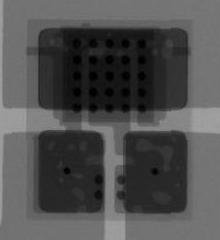
#> input picture data/raw/XRay/XRay/FC-GB1/XRay_FC-GB1_SAC105_Panel1_LED02_0000TSC.jpg, 220 x 240 px; its folder holds only this picture in this run
$ jupyter execute --allow-errors jp_void_spatial_features.ipynb   (older library calls are emulated)
#> lines starting #> are read from the running program, lines starting #| are printed output that depends on the picture; after the words box and inside, x2 and y2 are one past the last pixel; in counts of white or black regions, pixels touching at a corner belong together
# Spatial Void Feature Extraction — X-ray Pipeline

Extracts location-aware void features from the hellastudy X-ray images for the ChipVoid-Thermal classification project.

**Pipeline (follows Part I of the hellastudy, §IV.A, Fig. 5 — "average image subtracted from the DUT, then thresholding"):**
1. Group X-ray images by LED type.
2. Per LED type → **register** all images (shift, rotation, scale) and build a void-less *reference image* (median of the registered images).
3. Auto-detect pad regions from the reference (pads are the darkest connected components). The largest-area component is the thermal pad for 3-pad LEDs; 2-pad LEDs have no thermal pad.
4. For each DUT, fit the reference to the DUT **locally** (brightness, contrast, sub-pixel shift, blur) and subtract → residual where voids are highlighted and internal structure is suppressed. Hysteresis threshold → binary void mask.
5. Validate the void ratio of every LED against the paper's own result, `data/raw/CrackVoid Ratios/Xray Void Ratio.csv`.
6. Compute spatial features per pad, in pad-normalized coordinates. Aggregate by pad role (thermal vs. electrical).

**Data:** `../data/raw/XRay/XRay/<LED_TYPE>/XRay_<LED_TYPE>_<PASTE>_Panel<N>_LED<NN>_<TSC>TSC.jpg`. 200 images per LED type × 9 types = 1,800 total, all at 0 TSC (initial inspection). Six of them are placeholder pictures that only say "Missing".

**Modality:** X-ray only. SAM is not required for initial void characterization (Part I: *"SAM is less sensitive for initial void detection than X-ray"*).

[cell 1]
import os
import re
from pathlib import Path

import numpy as np
import pandas as pd
import cv2
import matplotlib.pyplot as plt
from scipy import ndimage as ndi
from skimage.measure import label, regionprops

np.random.seed(42)
plt.rcParams["figure.dpi"] = 110

DATA_DIR = Path(r"../data/raw/XRay/XRay").resolve()
assert DATA_DIR.is_dir(), f"Data directory not found: {DATA_DIR}"
LED_TYPES = sorted([p.name for p in DATA_DIR.iterdir() if p.is_dir()])
print(f"Data: {DATA_DIR}")
print(f"LED types: {LED_TYPES}")

## 1. Data loading

Images are JPEGs, mostly RGB — convert to grayscale on load. Image dimensions vary by LED type (200×200 up to 300×300) but are **consistent within a type**, which is all that matters for reference-image averaging.

Filename example: `XRay_FC-SP3_SAC105_Panel1_LED01_0000TSC.jpg` → metadata parsed into (`led_type`, `paste`, `panel`, `led_num`, `tsc`).

[cell 2]
_FNAME_RE = re.compile(
    r"XRay_(?P<led_type>[^_]+)_(?P<paste>[^_]+)_Panel(?P<panel>\d+)_LED(?P<led_num>\d+)_(?P<tsc>\d+)TSC\.jpg",
    re.IGNORECASE,
)


def parse_filename(fname):
    m = _FNAME_RE.match(fname)
    if not m:
        return None
    d = m.groupdict()
    d["panel"]    = int(d["panel"])
    d["led_num"]  = int(d["led_num"])
    d["tsc"]      = int(d["tsc"])
    d["unit_id"]  = f"{d['led_type']}_{d['paste']}_P{d['panel']}_L{d['led_num']:02d}"
    return d


def load_led_type(led_type, tsc=0):
    """Load all images for one LED type at a given TSC. Returns (images, metadata_rows)."""
    folder = DATA_DIR / led_type
    images, meta = [], []
    for f in sorted(folder.iterdir()):
        info = parse_filename(f.name)
        if info is None or info["tsc"] != tsc:
            continue
        im = cv2.imread(str(f), cv2.IMREAD_GRAYSCALE)
        if im is None:
            continue
        images.append(im)
        info["file"] = f.name
        meta.append(info)
    return images, meta


# Smoke test on one LED type
#> (the rest of this cell did not finish here and is left out)

print(f"Loaded {len(images)} FC-SP3 images at TSC=0, example dims={images[0].shape}")
pd.DataFrame(meta).head()

## 2. Per-LED-type reference image (Part I method)

Each LED type gets its **own** reference image, computed from only that type's 200 units:

1. Skip placeholder pictures ("Missing").
2. Register every image to a template: full-range template search (some LEDs sit tens of pixels off-centre) → ECC refinement for shift + rotation → ECC affine for scale (magnification differs by about ±1.5 % between shots).
3. Reference = per-pixel **median** of the registered images; repeat the registration against that median.

**Why this matters:** a translation-only alignment that gives up beyond 8 px leaves pad edges and internal structures misaligned by a few pixels. After subtraction those edges are brighter than the reference and get counted as voids.

**What the reference should look like:** pads, bumps and wire bonds sharp; voids gone (they are at random places, so the median removes them).

[cell 3]
def is_placeholder(img):
    """Some files are not X-rays but a white picture with the word 'Missing'. They must not enter the reference."""
    return (img >= 250).mean() > 0.6


def _coarse_shift(img, tmpl, box, search=60):
    """Full-range translation search: where does the central crop of the template sit in img?"""
    x0, y0, x1, y1 = box
    padded = cv2.copyMakeBorder(img, search, search, search, search, cv2.BORDER_REPLICATE)
    res = cv2.matchTemplate(padded, tmpl[y0:y1, x0:x1], cv2.TM_CCOEFF_NORMED)
    _, score, _, loc = cv2.minMaxLoc(res)
    return loc[0] - search - x0, loc[1] - search - y0, score


def register_image(img, tmpl, box, affine=True):
    """Align img to tmpl. Coarse template search -> ECC (shift + rotation) -> ECC affine (also scale: the
    magnification differs by about +-1.5 % between shots). Returns (aligned, valid, score); valid = 1 where
    the aligned pixel really came from inside the original frame."""
    img, tmpl = img.astype(np.float32), tmpl.astype(np.float32)
    dx, dy, score = _coarse_shift(img, tmpl, box)
    warp = np.float32([[1, 0, dx], [0, 1, dy]])
    crit = (cv2.TERM_CRITERIA_EPS | cv2.TERM_CRITERIA_COUNT, 80, 1e-6)
    try:
        _, warp = cv2.findTransformECC(tmpl, img, warp, cv2.MOTION_EUCLIDEAN, crit, None, 5)
    except cv2.error:
        pass
    if affine:
        try:
            _, w2 = cv2.findTransformECC(tmpl, img, warp.copy(), cv2.MOTION_AFFINE, crit, None, 5)
            sx, sy = np.hypot(w2[0, 0], w2[1, 0]), np.hypot(w2[0, 1], w2[1, 1])
            if 0.94 < sx < 1.06 and 0.94 < sy < 1.06:      # sanity limits on the scale
                warp = w2
        except cv2.error:
            pass
    size, flags = tmpl.shape[::-1], cv2.INTER_LINEAR + cv2.WARP_INVERSE_MAP
    out = cv2.warpAffine(img, warp, size, flags=flags, borderMode=cv2.BORDER_REPLICATE)
    valid = cv2.warpAffine(np.ones(img.shape, np.float32), warp, size, flags=flags,
                           borderMode=cv2.BORDER_CONSTANT, borderValue=0)
    return out, (valid > 0.999).astype(np.uint8), score


_REG_CACHE = {}


def register_led_type(images, n_pass=3):
    """Register all images of one LED type to a common frame and build the void-less reference.

    Pass 1 aligns to the first real image, later passes align to the MEDIAN of the previous pass
    (the median ignores voids and outliers better than the mean). The last pass also fits scale.
    Returns dict(aligned (N,H,W) float32, valid (N,H,W) uint8, ok (N,) bool, score, reference float32).
    """
    key = (len(images), images[0].shape, int(images[0].sum()), int(images[-1].sum()))
    if key in _REG_CACHE:
        return _REG_CACHE[key]
    ok = np.array([not is_placeholder(im) for im in images])
    smooth = [cv2.GaussianBlur(im.astype(np.float32), (0, 0), 0.8) for im in images]
    tmpl = cv2.GaussianBlur(images[int(np.argmax(ok))].astype(np.float32), (0, 0), 1.0)
    h, w = tmpl.shape
    box = (int(0.12 * w), int(0.12 * h), int(0.88 * w), int(0.88 * h))
    for it in range(n_pass):
        res = [register_image(s, tmpl, box, affine=(it == n_pass - 1)) for s in smooth]
        stack = np.stack([r[0] for r in res])
        score = np.array([r[2] for r in res])
        tmpl = np.median(stack[ok & (score > 0.5)], axis=0).astype(np.float32)
    out = dict(aligned=stack, valid=np.stack([r[1] for r in res]), ok=ok, score=score, reference=tmpl)
    _REG_CACHE[key] = out
    return out


def compute_reference(images):
    """Kept for the cells below: returns (reference uint8, list of aligned uint8 images)."""
    reg = register_led_type(images)
    ref = np.clip(reg["reference"], 0, 255).astype(np.uint8)
    return ref, [np.clip(a, 0, 255).astype(np.uint8) for a in reg["aligned"]]


# FC-SP3 DUT vs. reference (close-up sanity check)
#> (the rest of this cell did not finish here and is left out)

[cell 4]
# Cache references per LED type for reuse in later sections.
# Prints per-type status; catches errors per LED type so one bad type doesn't kill the cell.
REFS = {}

fig, axes = plt.subplots(3, 3, figsize=(10, 10))
for ax, t in zip(axes.flat, LED_TYPES):
    try:
        imgs, _ = load_led_type(t)
#> call 2 of load_led_type, with led_type = 'FC-GB1', tsc = 0
#> in load_led_type, im is the input picture: shape (240, 220); min 0, max 161, mean 80
#> imgs = 1 item
        if not imgs:
            ax.text(0.5, 0.5, f"{t}\nNO IMAGES", ha="center", va="center")
            ax.axis("off")
            print(f"{t}: NO IMAGES at TSC=0")
            continue
        ref, _ = compute_reference(imgs)
#> in register_led_type, `key = (len(images), images[0].shape, int(images[0].sum()), int(images[..`: key = (1, (240, 220), 4222979, 4222979)
#> in register_led_type, `ok = np.array([not is_placeholder(im) for im in images])`: ok = [True]
#> in register_led_type, `smooth = [cv2.GaussianBlur(im.astype(np.float32), (0, 0), 0.8) for im ..`: smooth = 1 item
#> the loop in register_led_type, `for it in range(n_pass):` made 3 passes
#> pass 1, in _coarse_shift, `padded = cv2.copyMakeBorder(img, search, search, search, search, cv2.B..`:
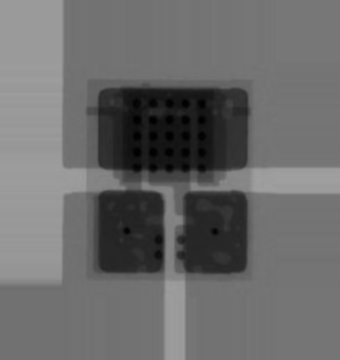
#> padded: shape (360, 340) float32; min 0.366, max 160.3, mean 106.7
#> pass 1, in _coarse_shift, `res = cv2.matchTemplate(padded, tmpl[y0:y1, x0:x1], cv2.TM_CCOEFF_NORM..`:
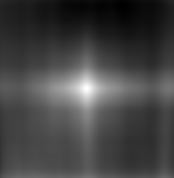
#> res: shape (178, 174) float32; min -0.301, max 1, mean 0.0475; drawn with min black and max white
#> in register_led_type, `out = dict(aligned=stack, valid=np.stack([r[1] for r in res]), ok=ok, ..`: out = 5 items
        REFS[t] = ref
        ax.imshow(ref, cmap="gray", vmin=0, vmax=255)
        ax.set_title(f"{t}  (n={len(imgs)})")
        ax.axis("off")
        print(f"{t}: n={len(imgs)} shape={imgs[0].shape} ref min={ref.min()} max={ref.max()}")
#| FC-GB1: n=1 shape=(240, 220) ref min=0 max=160
    except Exception as e:
        ax.text(0.5, 0.5, f"{t}\n{type(e).__name__}", ha="center", va="center", color="red")
        ax.axis("off")
        print(f"{t}: ERROR {type(e).__name__}: {e}")

# Hide any unused subplots if LED_TYPES has fewer than 9 entries
for ax in list(axes.flat)[len(LED_TYPES):]:
    ax.axis("off")

plt.suptitle("Reference image per LED type", y=1.02)
plt.tight_layout()
plt.show()
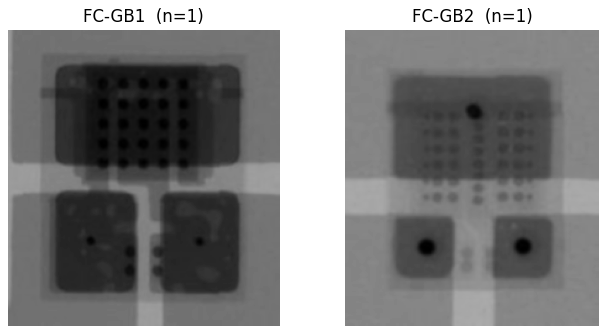
#> figure drawn by matplotlib, 2 panels

print("\nReference contrast (max - min intensity) per LED type:")
for t, r in REFS.items():
    print(f"  {t:>7s}: min={r.min():3d}, max={r.max():3d}, range={int(r.max()) - int(r.min()):3d}")
#> this loop made 2 passes
#> (printed output is left out)

### All 9 LED-type references

Each cell below is a separate reference computed from only that type's 200 X-rays. Confirms the pipeline treats every LED type independently.

[cell 5]
# Cache references per LED type for reuse in later sections.
# Prints per-type status and catches errors so one bad type does not kill the whole cell.
REFS = {}

fig, axes = plt.subplots(3, 3, figsize=(10, 10))
for ax, t in zip(axes.flat, LED_TYPES):
    try:
        imgs, _ = load_led_type(t)
        if not imgs:
            ax.text(0.5, 0.5, f"{t}NO IMAGES", ha="center", va="center")
            ax.axis("off")
            print(f"{t}: NO IMAGES at TSC=0")
            continue
        ref, _ = compute_reference(imgs)
        REFS[t] = ref
        ax.imshow(ref, cmap="gray", vmin=0, vmax=255)
        ax.set_title(f"{t}  (n={len(imgs)})")
        ax.axis("off")
        print(f"{t}: n={len(imgs)} shape={imgs[0].shape} ref min={ref.min()} max={ref.max()}")
#| FC-GB1: n=1 shape=(240, 220) ref min=0 max=160
    except Exception as e:
        ax.text(0.5, 0.5, f"{t}{type(e).__name__}", ha="center", va="center", color="red")
        ax.axis("off")
        print(f"{t}: ERROR {type(e).__name__}: {e}")
# Hide any unused subplots if LED_TYPES has fewer than 9 entries
for ax in list(axes.flat)[len(LED_TYPES):]:
    ax.axis("off")

plt.suptitle("Reference image per LED type", y=1.02)
plt.tight_layout(); plt.show()

print("Reference contrast (max - min intensity) per LED type:")
for t, r in REFS.items():
    print(f"  {t:>7s}: min={r.min():3d}, max={r.max():3d}, range={int(r.max())-int(r.min()):3d}")

Pads are the **darkest** connected components in the reference. X-ray physics: metal (pad + solder) attenuates X-rays, so pad regions appear darker than the surrounding board/air (Part I §III.A: *"voids appear brighter in the X-ray image since more radiation can pass through the specimen due to missing metallic material"* — the inverse applies to metal). Workflow per LED type:

1. **Dark-pixel mask** — Otsu INV by default; for troublesome types (e.g. VTF2, where the die competes with pad darkness) use a per-type percentile or intensity override via `PAD_THRESH_OVERRIDE`.
2. **Iterative erosion** (3×3 kernel, up to `MAX_EROSION_OVERRIDE[led_type]` passes; default 8, 20 for VTF2) — splits touching pads into separate connected components without needing a physically visible gap.
3. **Connected components** → keep the N biggest where N ∈ {2, 3} depending on LED type.
4. **Dilate back + clip** against the original dark-pixel mask — recovers each pad's full extent without bleeding into neighbors.
5. **Assign roles:** 3-pad LEDs → largest = thermal, others = electrical; 2-pad LEDs → both electrical.

This replaces hand-coded pad layouts and adapts to each LED type's image size and geometry automatically. Per Part I §II.A text (and Part II Table I pad-count row): FC-SP1, FC-SP2, FC-GB3 are 2-pad designs; the rest are 3-pad. The thermal pad is the largest for 3-pad types (Part II §II.A: *"for three-pad designs, the thermal pad is typically bigger compared to the electrical pads"*).

[cell 6]
# Pad counts per LED type (Part I §II.A text; Part II Table I)
PAD_COUNT = {
    "FC-SP1": 2, "FC-SP2": 2, "FC-GB3": 2,
    "FC-SP3": 3, "FC-SP4": 3, "FC-GB1": 3, "FC-GB2": 3,
    "VTF1":   3, "VTF2":   3,
}

# Per-LED-type threshold override (controls initial dark-pixel mask).
# Each entry: percentile value = darkest N% of pixels become pad candidates.
#   - Lower value  → stricter (captures only the darkest pixels)
#   - Higher value → looser (captures more mid-tone features)
# Starting values: 30% for most, 20% for VTF2 (die competes with pads).
PAD_THRESH_OVERRIDE = {
    "FC-SP1": {"mode": "percentile", "value": 20},
    # "FC-SP2": {"mode": "percentile", "value": 30},
    "FC-SP3": {"mode": "intensity", "value": 15},
    "FC-SP4": {"mode": "percentile", "value": 40},
    "FC-GB1": {"mode": "percentile", "value": 40},
    "FC-GB2": {"mode": "percentile", "value": 30},
    "FC-GB3": {"mode": "percentile", "value": 30},
    "VTF1":   {"mode": "percentile", "value": 42},
    "VTF2":   {"mode": "percentile", "value": 40},
}

# Per-LED-type erosion budget (how many 3×3 erosion passes before giving up on splitting).
# Higher = more aggressive splitting of fused pads. Default 8 for most; 20 for VTF2.
MAX_EROSION_OVERRIDE = {
    "FC-SP1": 8,
    "FC-SP2": 8,
    "FC-SP3": 8,
    "FC-SP4": 8,
    "FC-GB1": 8,
    "FC-GB2": 8,
    "FC-GB3": 8,
    "VTF1":   8,
    "VTF2":   20,
}

def _initial_pad_mask(reference, led_type):
    """Return the initial dark-pixel mask using Otsu INV, or a per-type percentile override."""
    override = PAD_THRESH_OVERRIDE.get(led_type)
    if override and override["mode"] == "percentile":
        thresh_val = int(np.percentile(reference, override["value"]))
        _, mask = cv2.threshold(reference, thresh_val, 255, cv2.THRESH_BINARY_INV)
        return mask
    _, mask = cv2.threshold(reference, 0, 255, cv2.THRESH_BINARY_INV + cv2.THRESH_OTSU)
    return mask


def detect_pads(reference, led_type, min_area_frac=0.02, max_erosion=None):
    """Find pad bounding boxes in the reference image.

    X-ray physics: pads are DARKER than the surrounding board (Part I §III.A).

    Algorithm:
      1. Dark-pixel mask (Otsu INV, or percentile threshold for types in PAD_THRESH_OVERRIDE).
      2. Erode iteratively until we have >= n_expected components.
      3. For each kept component, dilate back by the same number of erosions AND
         clip with the original mask so the bbox does not bleed into neighbors.

    Returns (pads_list, per_pad_masks).
    """
    n_expected = PAD_COUNT.get(led_type, 3)
    if max_erosion is None:
        max_erosion = MAX_EROSION_OVERRIDE.get(led_type, 8)
    min_area = int(min_area_frac * reference.size)
    kernel = cv2.getStructuringElement(cv2.MORPH_RECT, (3, 3))

    # 1. Initial dark-pixel mask
    mask0 = _initial_pad_mask(reference, led_type)

    # 2. Iterative erosion until components split
    mask = mask0.copy()
    erosions_used = 0
    regions = []
    for i in range(max_erosion + 1):
        lbl = label(mask > 0)
        regions = [r for r in regionprops(lbl) if r.area >= min_area]
        if len(regions) >= n_expected:
            erosions_used = i
            break
        mask = cv2.erode(mask, kernel)

    # 3. Top-N by area
    regions = sorted(regions, key=lambda r: r.area, reverse=True)[:n_expected]

    # 4. Dilate back + clip with original mask
    pads = []
    per_pad_masks = []
    for i, r in enumerate(regions):
        seed = np.zeros_like(mask)
        for (y, x) in r.coords:
            seed[y, x] = 255
        if erosions_used > 0:
            seed = cv2.dilate(seed, kernel, iterations=erosions_used)
            seed = cv2.bitwise_and(seed, mask0)
        ys, xs = np.nonzero(seed)
        if len(ys) == 0:
            continue
        y0, y1 = int(ys.min()), int(ys.max() + 1)
        x0, x1 = int(xs.min()), int(xs.max() + 1)
        role = "thermal" if (n_expected == 3 and i == 0) else "electrical"
        pads.append((x0, y0, x1, y1, role, int(seed.sum() / 255)))
        per_pad_masks.append(seed)
    return pads, per_pad_masks


# --- Demo ---
#> (the rest of this cell did not finish here and is left out)

**Cross-check across all 9 LED types** — sanity that the auto-detection finds the right pad count and reasonable geometry for each type.

[cell 7]
fig, axes = plt.subplots(3, 3, figsize=(10, 10))
for ax, t in zip(axes.flat, LED_TYPES):
    imgs, _ = load_led_type(t)
    ref, _ = compute_reference(imgs)
    ps, _ = detect_pads(ref, t)
#> in _initial_pad_mask, `thresh_val = int(np.percentile(reference, override["value"]))`: thresh_val = 52
#> in _initial_pad_mask, `_, mask = cv2.threshold(reference, thresh_val, 255, cv2.THRESH_BINARY_..`:
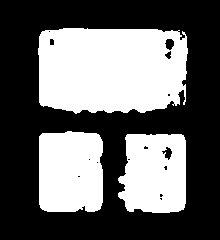
#> mask: shape (240, 220); 40.1% white; 3 white regions, box (x1, y1, x2, y2) and area: (38, 28, 188, 114) 11591, (39, 131, 103, 212) 4943, (118, 134, 186, 213) 4665
#> the loop in detect_pads, `for i in range(max_erosion + 1):` made 1 pass
#> pass 1, in detect_pads, `lbl = label(mask > 0)`:
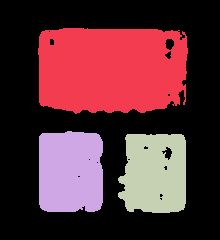
#> lbl: shape (240, 220) int32; 4 distinct labels, from 0 to 3; one colour per label, 0 black
#> the loop in detect_pads, `for i, r in enumerate(regions):` made 3 passes
#> (y0, y1, x0, x1, role) on passes 1 to 3: (28, 114, 38, 188, 'thermal'), (131, 212, 39, 103, 'electrical'), (134, 213, 118, 186, 'electrical')
#> after the loop in detect_pads, `for i, r in enumerate(regions):`:
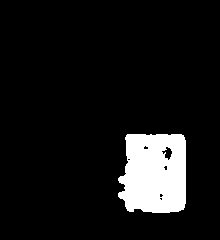
#> seed: shape (240, 220); 8.8% white; 1 white region, box (x1, y1, x2, y2) and area: (118, 134, 186, 213) 4665
#> after the loop in detect_pads, `for i, r in enumerate(regions):`: pads = [(38, 28, 188, 114, 'thermal', 11591), (39, 131, 103, 212, 'electrical', 4943), (118, 134, 186, 213, 'electrical', 4665)]; per_pad_masks = 3 items
#> ps has the same summary as pads in detect_pads
    vis = cv2.cvtColor(ref, cv2.COLOR_GRAY2BGR)
    for (x0, y0, x1, y1, role, _a) in ps:
        color = (0, 255, 0) if role == "thermal" else (255, 150, 0)
        cv2.rectangle(vis, (x0, y0), (x1, y1), color, 2)
#> this loop made 3 passes
#> (x0, y0, x1, y1, role, _a, color) on passes 1 to 3: (38, 28, 188, 114, 'thermal', 11591, (0, 255, 0)), (39, 131, 103, 212, 'electrical', 4943, (255, 150, 0)), (118, 134, 186, 213, 'electrical', 4665, (255, 150, 0))
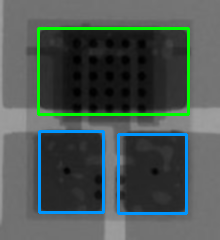
#> vis: shape (240, 220, 3); mean B, G, R 83.5, 86.9, 75.1
    ax.imshow(cv2.cvtColor(vis, cv2.COLOR_BGR2RGB))
    ax.set_title(f"{t}  ({PAD_COUNT[t]}-pad)")
    ax.axis("off")
plt.tight_layout(); plt.show()
#> after `plt.tight_layout()`:
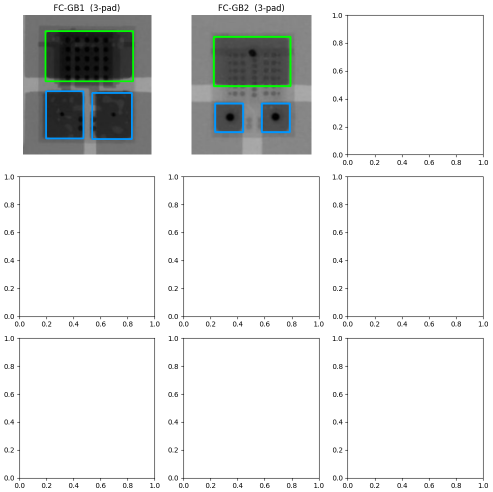
#> figure drawn by matplotlib, 2 panels
#> (the rest of the program and of its run is left out)
